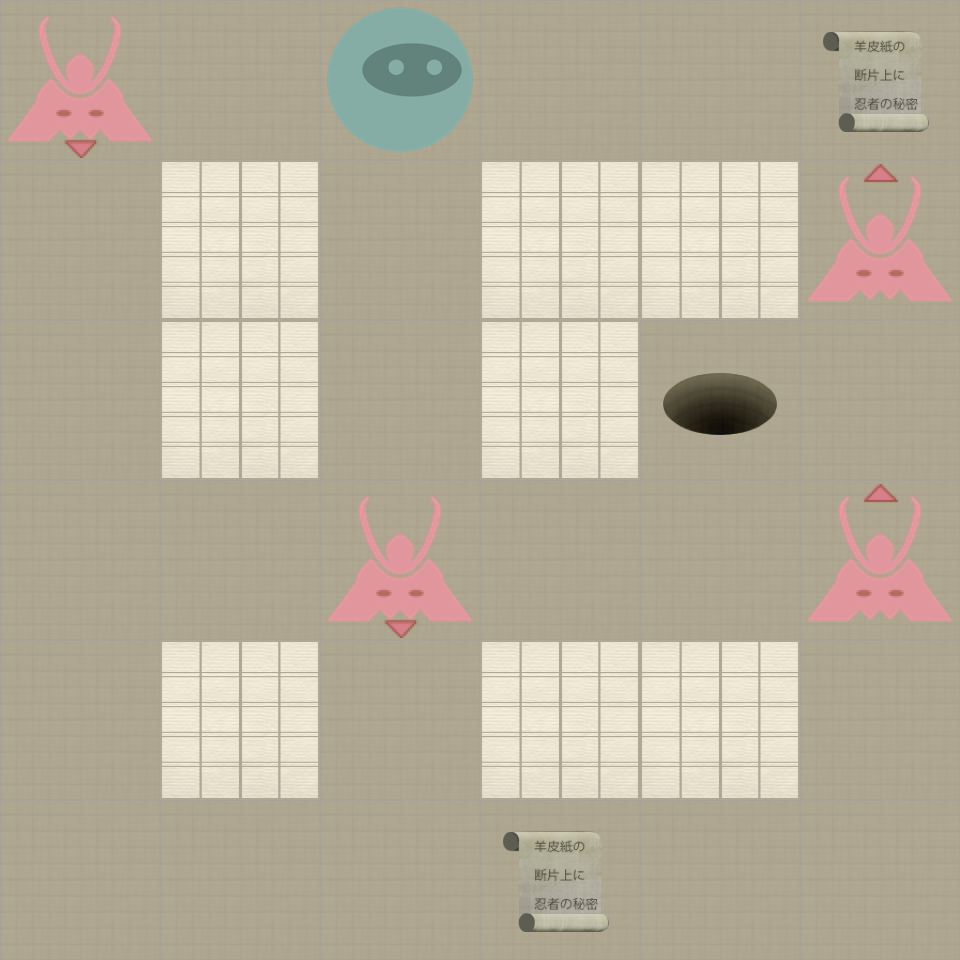

The image is a tile-based game level rendered from a .tmx file. Its description and source (layers, tilesets, objects; grid data summarised) follow:
An orthogonal 6x6 tile map with 160x160 px tiles, 2 tile layers (Level, Actors).

<map version="1.0" orientation="orthogonal" width="6" height="6" tilewidth="160" tileheight="160">
 <properties>
  <property name="moves" value="10" />
 </properties>
 <tileset firstgid="1" name="tiles" tilewidth="160" tileheight="160" spacing="2" margin="2">
  <image source="tiles-ipadhd.png" width="1024" height="1024" />
  <tile id="0">
   <properties>
    <property name="actor" value="exit" />
   </properties>
  </tile>
  <tile id="2">
   <properties>
    <property name="actor" value="guard" />
    <property name="direction" value="down" />
   </properties>
  </tile>
  <tile id="3">
   <properties>
    <property name="actor" value="guard" />
    <property name="direction" value="left" />
   </properties>
  </tile>
  <tile id="4">
   <properties>
    <property name="actor" value="guard" />
    <property name="direction" value="right" />
   </properties>
  </tile>
  <tile id="5">
   <properties>
    <property name="actor" value="guard" />
    <property name="direction" value="up" />
   </properties>
  </tile>
  <tile id="7">
   <properties>
    <property name="actor" value="player" />
   </properties>
  </tile>
  <tile id="8">
   <properties>
    <property name="actor" value="scroll" />
   </properties>
  </tile>
  <tile id="9">
   <properties>
    <property name="wall" value="1" />
   </properties>
  </tile>
 </tileset>
 <layer name="Level" width="6" height="6">
  <data>[36 cells, 36 non-empty, 2 distinct tile ids]</data>
 </layer>
 <layer name="Actors" width="6" height="6">
  <data>[36 cells, 8 non-empty, 5 distinct tile ids]</data>
 </layer>
</map>
